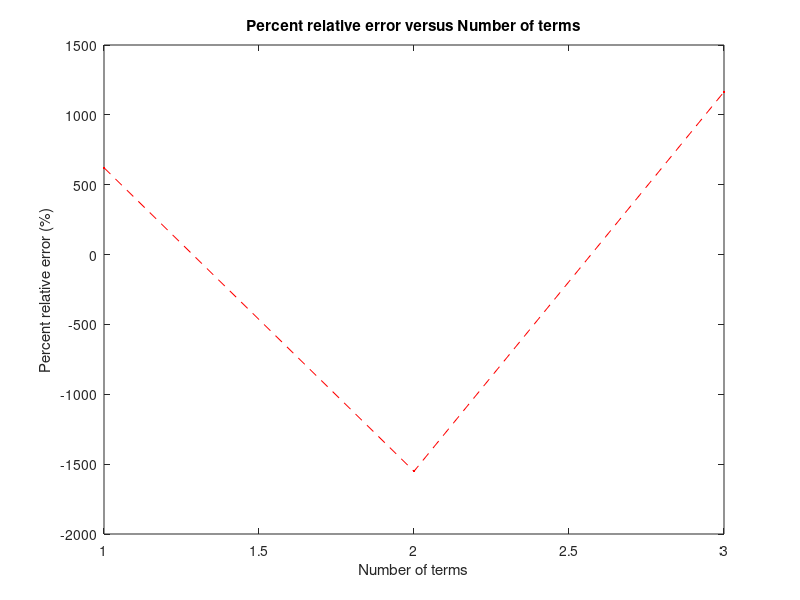

Source code (MATLAB):
% Şükrü Can Mayda - 150120031

clc;
clear;

x = input('x : '); % Number of terms
n = input('n : '); % Percent relative error

sinn = 0; % sin value
i = 1;

sign = 0;
fact = 1; % Factoriel

numberOfTerms = 0;
errors = []; % Error counter
counter = 1;

while (i <= n)
    if (i > 1)
        % Factoriel formula
        fact = fact * i *(i-1);
    end
    % sin value
    sinn = sinn + (-1).^sign * (x^i)/fact;
    % error value
    err = (sin(x) - sinn)/sin(x) * 100; 
    
    errors(counter) = err;
    
    i = i+2;
    sign = sign + 1;
    numberOfTerms = numberOfTerms + 1;
    counter = counter + 1;
end

y = 1:1:numberOfTerms; % raise by 1 from 1 to number of terms

plot(y,errors,'r.--')
xlabel('Number of terms');
ylabel('Percent relative error (%)');
title('Percent relative error versus Number of terms')